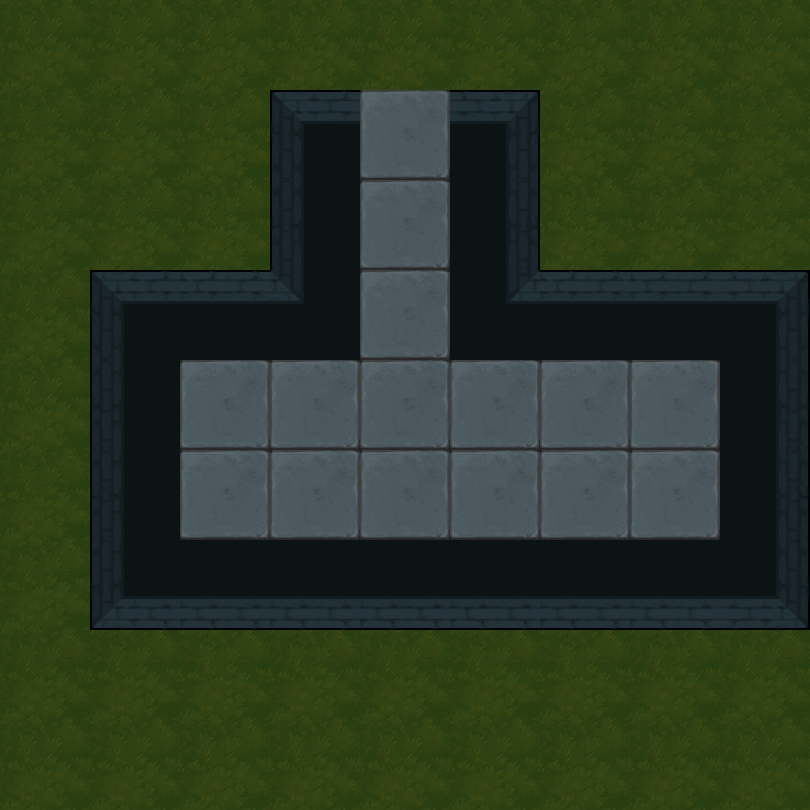

Rendered tile map (Tiled .tmx) drawn with the repository's tilesets; below, a short description and the map source with its tile grids summarised:
An orthogonal 9x9 tile map with 90x90 px tiles, 2 tile layers (地形, 障碍) and 16 objects (12x map, 2x spring, bed, door).

<map version="1.5" tiledversion="1.7.2" orientation="orthogonal" renderorder="right-down" width="9" height="9" tilewidth="90" tileheight="90" infinite="0" nextlayerid="4" nextobjectid="22">
 <tileset firstgid="1" name="2" tilewidth="90" tileheight="90" tilecount="100" columns="10">
  <image source="3.png" trans="ff00ff" width="900" height="900" />
 </tileset>
 <layer id="1" name="地形" width="9" height="9">
  <data>[81 cells, 81 non-empty, 2 distinct tile ids]</data>
 </layer>
 <layer id="2" name="障碍" width="9" height="9">
  <data>[81 cells, 23 non-empty, 10 distinct tile ids]</data>
 </layer>
 <objectgroup id="3" name="对象">
  <object id="2" name="bed" x="360" y="450" width="90" height="90" />
  <object id="3" name="map" x="630" y="360" width="90" height="90" />
  <object id="4" name="map" x="270" y="360" width="90" height="90" />
  <object id="5" name="map" x="360" y="360" width="90" height="90" />
  <object id="7" name="map" x="180" y="360" width="90" height="90" />
  <object id="9" name="map" x="540" y="450" width="90" height="90" />
  <object id="10" name="map" x="450" y="360" width="90" height="90" />
  <object id="11" name="map" x="540" y="360" width="90" height="90" />
  <object id="12" name="map" x="630" y="450" width="90" height="90" />
  <object id="15" name="map" x="450" y="450" width="90" height="90" />
  <object id="16" name="map" x="270" y="450" width="90" height="90" />
  <object id="17" name="map" x="360" y="180" width="90" height="90">
   <properties>
    <property name="weapon" type="int" value="1" />
   </properties>
  </object>
  <object id="18" name="map" x="360" y="270" width="90" height="90">
   <properties>
    <property name="weapon" type="int" value="2" />
   </properties>
  </object>
  <object id="19" name="spring" x="180" y="450" width="90" height="90">
   <properties>
    <property name="direction" value="3" />
   </properties>
  </object>
  <object id="20" name="spring" x="540" y="630" width="90" height="90">
   <properties>
    <property name="direction" value="1" />
   </properties>
  </object>
  <object id="21" name="door" x="360" y="90" width="90" height="90">
   <properties>
    <property name="LorR" type="int" value="1" />
    <property name="motion" type="int" value="4" />
    <property name="rotate" type="int" value="0" />
   </properties>
  </object>
 </objectgroup>
</map>
